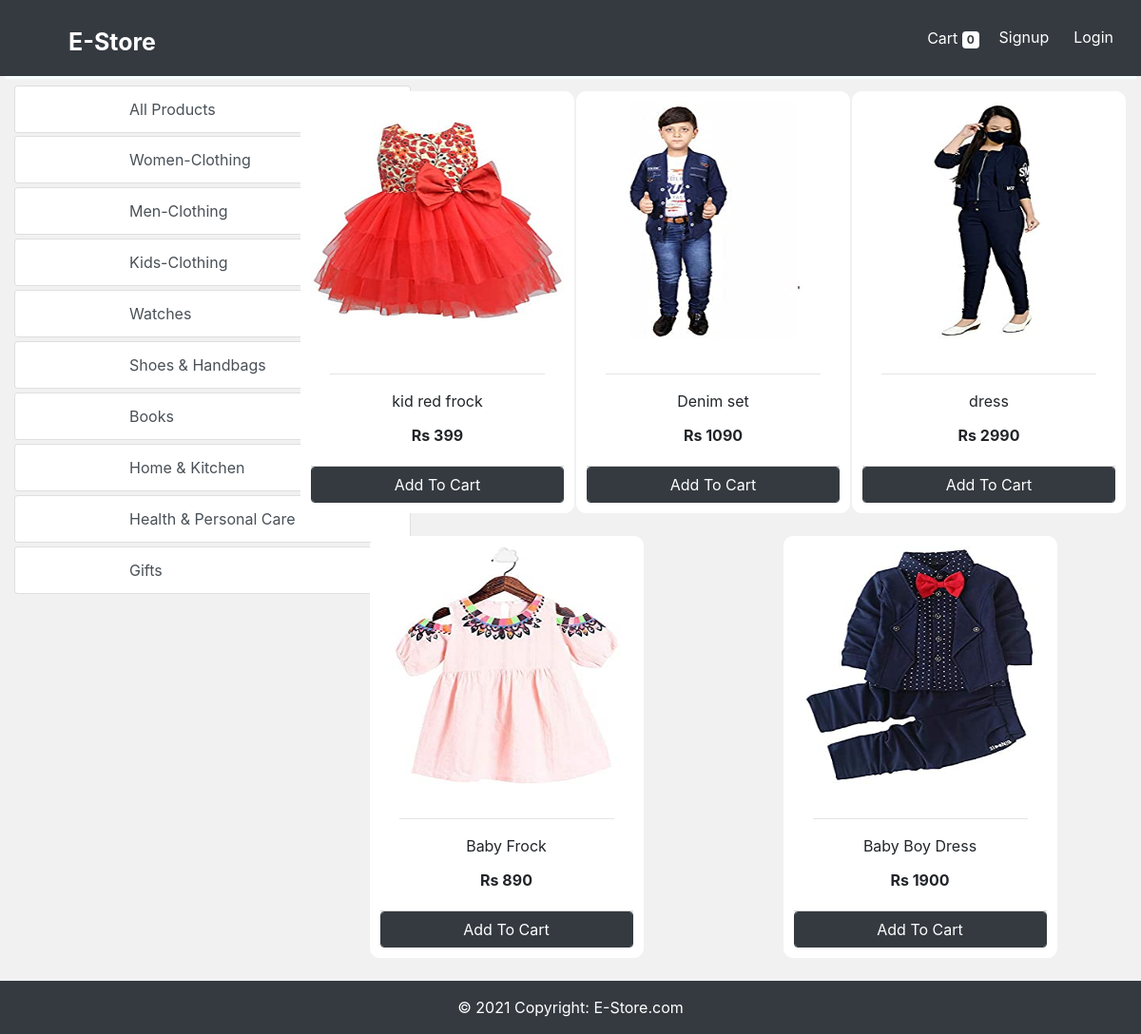
Screenshot of /store?category=24 with the database file from the repository.
### store/models/category.py (models this page shows, shortened)
class Category(models.Model):
    name= models.CharField(max_length=50)
    @staticmethod
    def get_all_categories():
        return Category.objects.all()

### store/models/product.py (models this page shows, shortened)
class Products(models.Model):
    name = models.CharField(max_length=60)
    price= models.IntegerField(default=0)
    category= models.ForeignKey(Category,on_delete=models.CASCADE,default=1 )
    description= models.CharField(max_length=250, default='', blank=True, null= True)
    image= models.ImageField(upload_to='uploads/products/')
    @staticmethod
    def get_all_products_by_categoryid(category_id):
        if category_id:
            return Products.objects.filter (category=category_id)
        else:
            return Products.get_all_products();

### store/views/home.py (the view)
# urls.py: path('' , include('store.urls')),
def store(request):
    cart = request.session.get('cart')
    if not cart:
        request.session['cart'] = {}
    products = None
    categories = Category.get_all_categories()
    categoryID = request.GET.get('category')
    if categoryID:
        products = Products.get_all_products_by_categoryid(categoryID)
    else:
        products = Products.get_all_products();
    data = {}
    data['products'] = products
    data['categories'] = categories
    print('you are : ', request.session.get('email'))
    return render(request, 'index.html', data)

### store/templatetags/cart.py (called while the page is built)
@register.filter (name='is_in_cart')
def is_in_cart(product, cart):
    keys = cart.keys ()
    for id in keys:
        if int (id) == product.id:
            return True
    return False;

### store/templatetags/custom_filter.py (called while the page is built)
@register.filter(name='currency')
def currency(number):
    return "Rs "+str(number)

### store/templates/index.html (shortened to what this page needs)
{% extends 'base.html' %}
{% block content %}
{% load cart %}
{% load custom_filter %}
<div class="container-fluid mt-3">
	<div class="row">
		<div class="col-lg-3 mx-auto">
			<div class="sticky">
				<a href="/" class="list-group-item list-group-item-action btn btn-outline-dark ">All Products</a>
				{% for category in categories %}
				<a href="/?category={{category.id}}"
					class="list-group-item list-group-item-action btn btn-outline-dark my-1">{{category.name}}</a>
				{% endfor %}
			</div>
		</div>
		<div id='products' class="col-lg-9 mx-auto">
			<div class="row mx-auto">
				{% for product in products %}
				<div class="card bg-white mx-auto mb-4" id={{product.id}} style="width: 18rem; padding: 10px; border-color: white; border-radius: 10px;">
					<img class="card-img" src="{{product.image.url}}" alt="Card image cap" style="height:250px; width:100%;">
					<div class="card-body">
						<hr>
						<p class="card-title text-center border-top-0">{{product.name}}</p>
						<p class="card-text text-center" ><b>{{product.price|currency}}</b></p>
					</div>
					<div class="card-footer p-0 no-gutters">
						{% if product|is_in_cart:request.session.cart %}
						<div class="row no-gutters">
							<form action="/#{{product.id}}" class="col-2 " method="post">
								{% csrf_token %}
								<input hidden type="text" name='product' value='{{product.id}}'>
								<input hidden type="text" name='remove' value='True'>
								<input type="submit" value=" - " class="btn btn-block btn-dark ">
							</form>
							<div class="text-center col  btn btn-dark">{{product|cart_quantity:request.session.cart}} in Cart</div>
							<form action="/#{{product.id}}" class="col-2 " method="post">
								{% csrf_token %}
								<input hidden type="text" name='product' value='{{product.id}}'>
								<input type="submit" value=" + " class="btn btn-block btn-dark border-left">
							</form>
						</div>
						{% else %}
						<form action="/#{{product.id}}" method="POST" class="btn-block btn-dark">
							<input type="submit" class="float-right btn btn-dark form-control"
								value="Add To Cart">
						</form>
						{% endif %}
					</div>
				</div>
				{% endfor %}
			</div>
		</div>
	</div>
</div>
{% endblock %}

### store/templates/base.html (style rules this page uses)
body { background-color: #f1f1f1; }
.sticky { position: -webkit-sticky; position: fixed; top: 50; padding-top: 40px; font-size: 20px; border: #f1f1f1; }
.list-group-item { padding-left: 120px; padding-right: 120px; }

### rows the page displays
Category: name "Women-Clothing"
Category: name "Men-Clothing"
Category: name "Kids-Clothing"
Category: name "Watches"
Category: name "Shoes & Handbags"
Category: name "Books"
Category: name "Home & Kitchen"
Category: name "Health & Personal Care"
Category: name "Gifts"
Products: image (picture), name "kid red frock", price "Rs 399"
Products: image (picture), name "Denim set", price "Rs 1090"
Products: image (picture), name "dress", price "Rs 2990"
Products: image (picture), name "Baby Frock", price "Rs 890"
Products: image (picture), name "Baby Boy Dress", price "Rs 1900"

### other values shown
{{ request.session.cart.keys|length }} "0"
